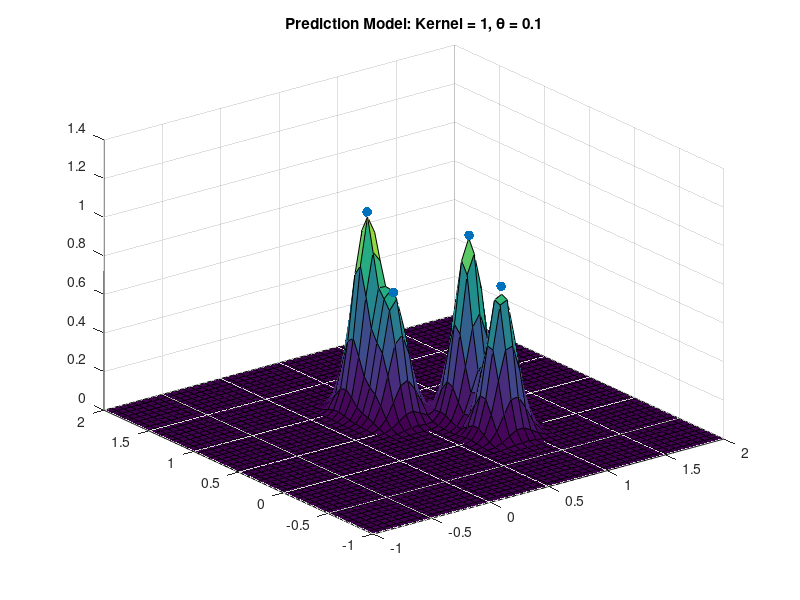
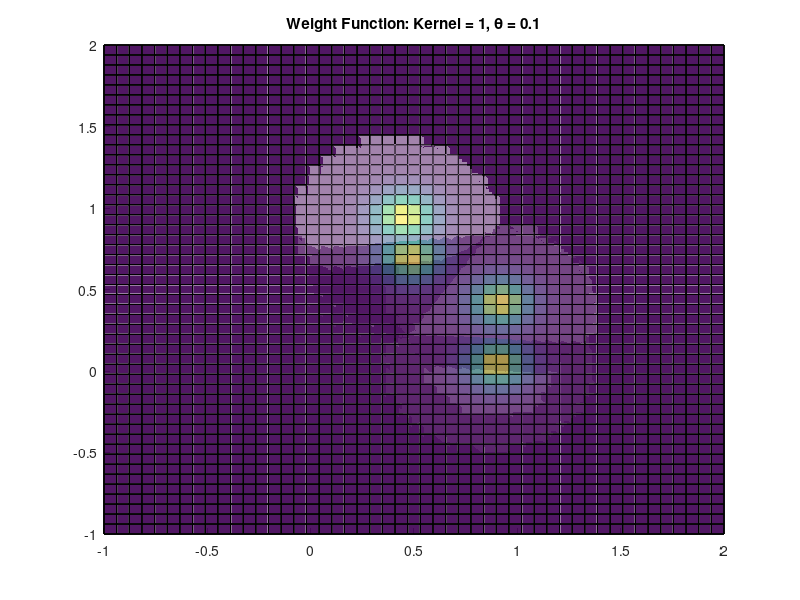
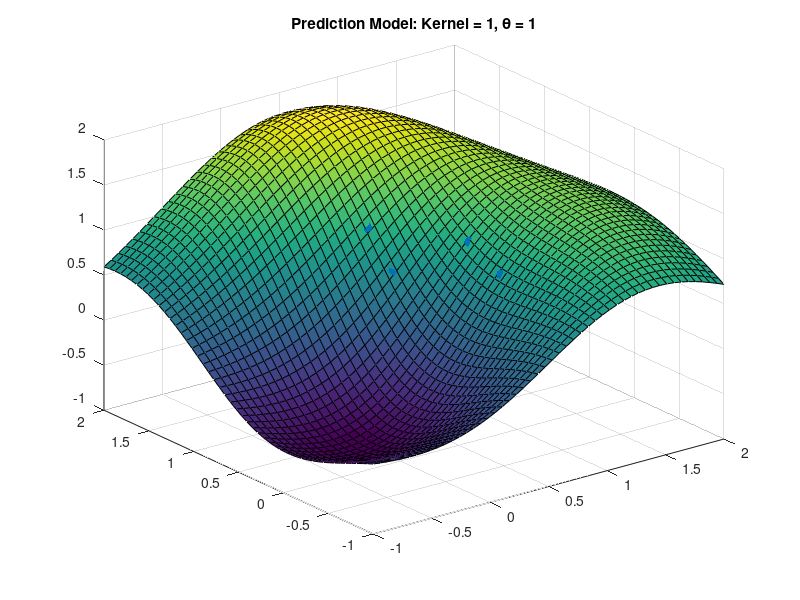
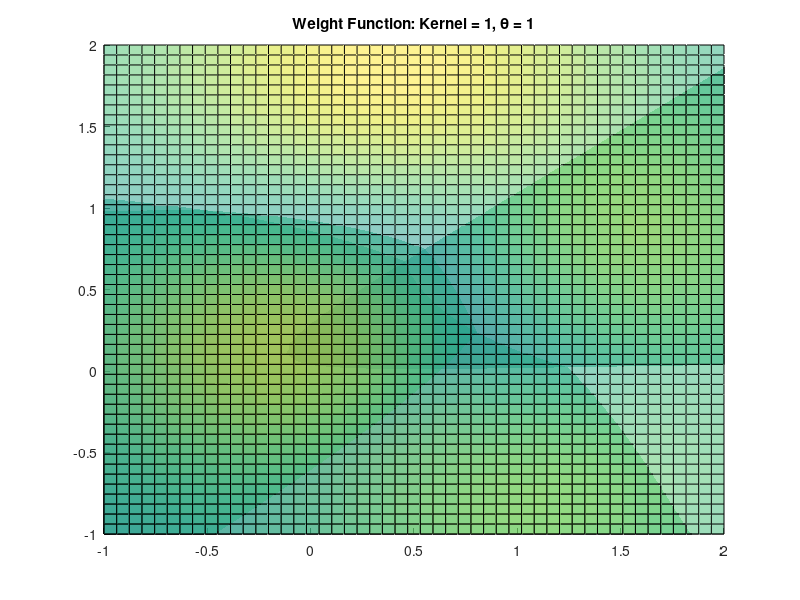

Recreate these plots in MATLAB, in order.
function [] = weight2D()

    function fx = obj(x, y)
        fx = x.^2 + y.^2;
    end

    function [fTest, weight] = gp(xTest, yTest, xTrain, yTrain, fTrain, theta, kernelIndex)
        d1 = pdist2([xTrain.', yTrain.'], [xTrain.', yTrain.'], 'euclidean');
        d2 = pdist2([xTrain.', yTrain.'], [xTest(:), yTest(:)], 'euclidean');
        switch kernelIndex
            case 1
                k = exp(-(d1/theta).^2/2);
                ks = exp(-(d2/theta).^2/2);
            case 2
                k = exp(-(d1/theta));
                ks = exp(-(d2/theta));
            case 3
                k = d1;
                ks = d2;
            otherwise
                disp('incorrect kernelIdx');
        end
        weight = ks.' * inv(k);
        fTest = reshape(weight * fTrain.', size(xTest));
    end

    [xTest, yTest] = meshgrid(linspace(-1, 2, 50), linspace(-1, 2, 50));
    xTrain = rand(1, 4);
    yTrain = rand(1, 4);
    fTrain = obj(xTrain, yTrain);
    theta = [0.1, 1, 5];

    for kernelIndex = 1:2
        for thetaIndex = 1:3
            [fTest, weight] = gp(xTest, yTest, xTrain, yTrain, fTrain, theta(thetaIndex), kernelIndex);
            
            
            figure;
            surf(xTest, yTest, fTest);
            hold on;
            title(['Prediction Model: Kernel = ', num2str(kernelIndex), ', \theta = ', num2str(theta(thetaIndex))]);
            scatter3(xTrain, yTrain, fTrain, 50, 'black', 'o', 'filled');
            hold off;

            
            figure;
            hold on;
            for i = 1:length(xTrain)
                surf(xTest, yTest, reshape(weight(:,i), size(xTest)), 'FaceAlpha', 0.5);
            end
            title(['Weight Function: Kernel = ', num2str(kernelIndex), ', \theta = ', num2str(theta(thetaIndex))]);
            hold off;
        end
    end
end